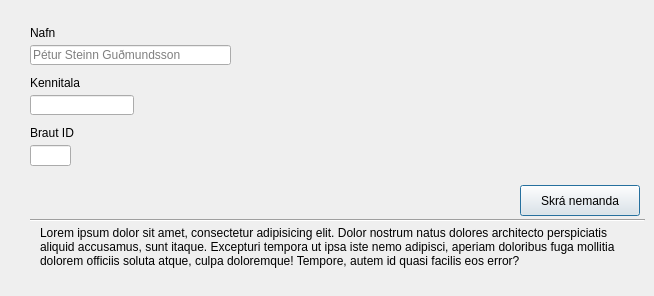
      <widget class="QWidget" name="studentsTabCreate">
       <attribute name="title">
        <string>Nemandi</string>
       </attribute>
       <widget class="Line" name="line_6">
        <property name="geometry">
         <rect>
          <x>30</x>
          <y>210</y>
          <width>615</width>
          <height>20</height>
         </rect>
        </property>
        <property name="orientation">
         <enum>Qt::Horizontal</enum>
        </property>
       </widget>
       <widget class="QPushButton" name="pushButton_6">
        <property name="geometry">
         <rect>
          <x>520</x>
          <y>185</y>
          <width>120</width>
          <height>31</height>
         </rect>
        </property>
        <property name="sizePolicy">
         <sizepolicy hsizetype="Minimum" vsizetype="Fixed">
          <horstretch>0</horstretch>
          <verstretch>0</verstretch>
         </sizepolicy>
        </property>
        <property name="layoutDirection">
         <enum>Qt::LeftToRight</enum>
        </property>
        <property name="autoFillBackground">
         <bool>false</bool>
        </property>
        <property name="text">
         <string>Skrá nemanda</string>
        </property>
        <property name="autoDefault">
         <bool>false</bool>
        </property>
        <property name="default">
         <bool>true</bool>
        </property>
        <property name="flat">
         <bool>false</bool>
        </property>
       </widget>
       <widget class="QLabel" name="label_9">
        <property name="geometry">
         <rect>
          <x>40</x>
          <y>226</y>
          <width>591</width>
          <height>61</height>
         </rect>
        </property>
        <property name="text">
         <string>Lorem ipsum dolor sit amet, consectetur adipisicing elit. Dolor nostrum natus dolores architecto perspiciatis aliquid accusamus, sunt itaque. Excepturi tempora ut ipsa iste nemo adipisci, aperiam doloribus fuga mollitia dolorem officiis soluta atque, culpa doloremque! Tempore, autem id quasi facilis eos error?</string>
        </property>
        <property name="textFormat">
         <enum>Qt::AutoText</enum>
        </property>
        <property name="scaledContents">
         <bool>false</bool>
        </property>
        <property name="alignment">
         <set>Qt::AlignLeading|Qt::AlignLeft|Qt::AlignTop</set>
        </property>
        <property name="wordWrap">
         <bool>true</bool>
        </property>
       </widget>
       <widget class="QLabel" name="label_25">
        <property name="geometry">
         <rect>
          <x>30</x>
          <y>70</y>
          <width>101</width>
          <height>20</height>
         </rect>
        </property>
        <property name="layoutDirection">
         <enum>Qt::LeftToRight</enum>
        </property>
        <property name="text">
         <string>Kennitala</string>
        </property>
        <property name="alignment">
         <set>Qt::AlignBottom|Qt::AlignLeading|Qt::AlignLeft</set>
        </property>
       </widget>
       <widget class="QLabel" name="label_26">
        <property name="geometry">
         <rect>
          <x>30</x>
          <y>20</y>
          <width>101</width>
          <height>20</height>
         </rect>
        </property>
        <property name="layoutDirection">
         <enum>Qt::LeftToRight</enum>
        </property>
        <property name="text">
         <string>Nafn</string>
        </property>
        <property name="alignment">
         <set>Qt::AlignBottom|Qt::AlignLeading|Qt::AlignLeft</set>
        </property>
       </widget>
       <widget class="QLineEdit" name="lineEdit_16">
        <property name="geometry">
         <rect>
          <x>30</x>
          <y>45</y>
          <width>201</width>
          <height>20</height>
         </rect>
        </property>
        <property name="focusPolicy">
         <enum>Qt::StrongFocus</enum>
        </property>
        <property name="text">
         <string/>
        </property>
        <property name="maxLength">
         <number>75</number>
        </property>
        <property name="placeholderText">
         <string>Pétur Steinn Guðmundsson</string>
        </property>
       </widget>
       <widget class="QLineEdit" name="lineEdit_18">
        <property name="geometry">
         <rect>
          <x>30</x>
          <y>95</y>
          <width>104</width>
          <height>20</height>
         </rect>
        </property>
        <property name="focusPolicy">
         <enum>Qt::StrongFocus</enum>
        </property>
        <property name="text">
         <string/>
        </property>
        <property name="maxLength">
         <number>75</number>
        </property>
        <property name="placeholderText">
         <string/>
        </property>
       </widget>
       <widget class="QLineEdit" name="lineEdit_25">
        <property name="geometry">
         <rect>
          <x>30</x>
          <y>145</y>
          <width>41</width>
          <height>21</height>
         </rect>
        </property>
        <property name="text">
         <string/>
        </property>
        <property name="maxLength">
         <number>11</number>
        </property>
        <property name="clearButtonEnabled">
         <bool>false</bool>
        </property>
       </widget>
       <widget class="QLabel" name="label_24">
        <property name="geometry">
         <rect>
          <x>30</x>
          <y>120</y>
          <width>101</width>
          <height>20</height>
         </rect>
        </property>
        <property name="layoutDirection">
         <enum>Qt::LeftToRight</enum>
        </property>
        <property name="text">
         <string>Braut ID</string>
        </property>
        <property name="alignment">
         <set>Qt::AlignBottom|Qt::AlignLeading|Qt::AlignLeft</set>
        </property>
       </widget>
      </widget>
